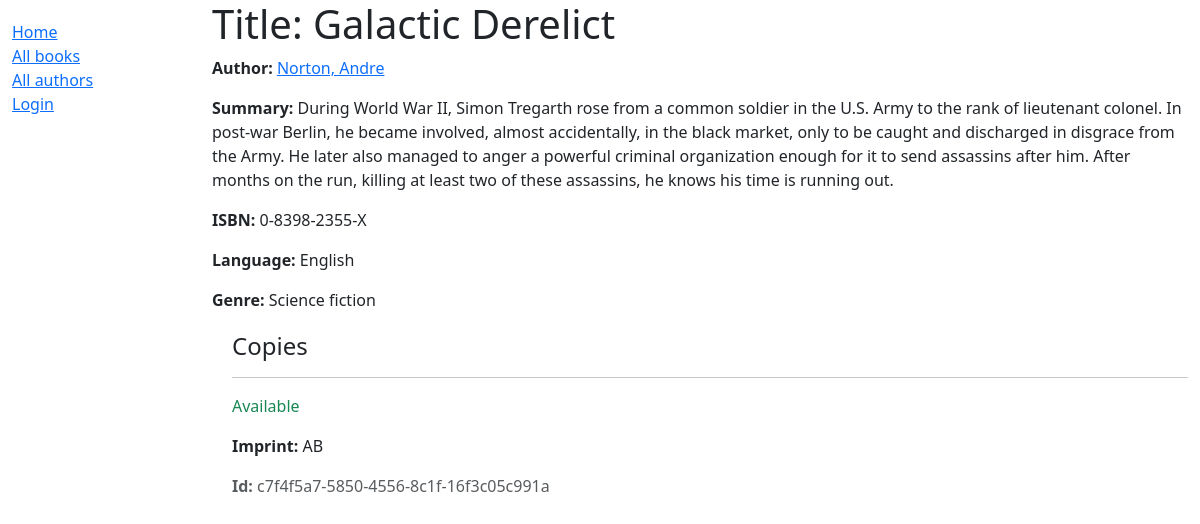
Before: /catalog/books/4 with the older database file.
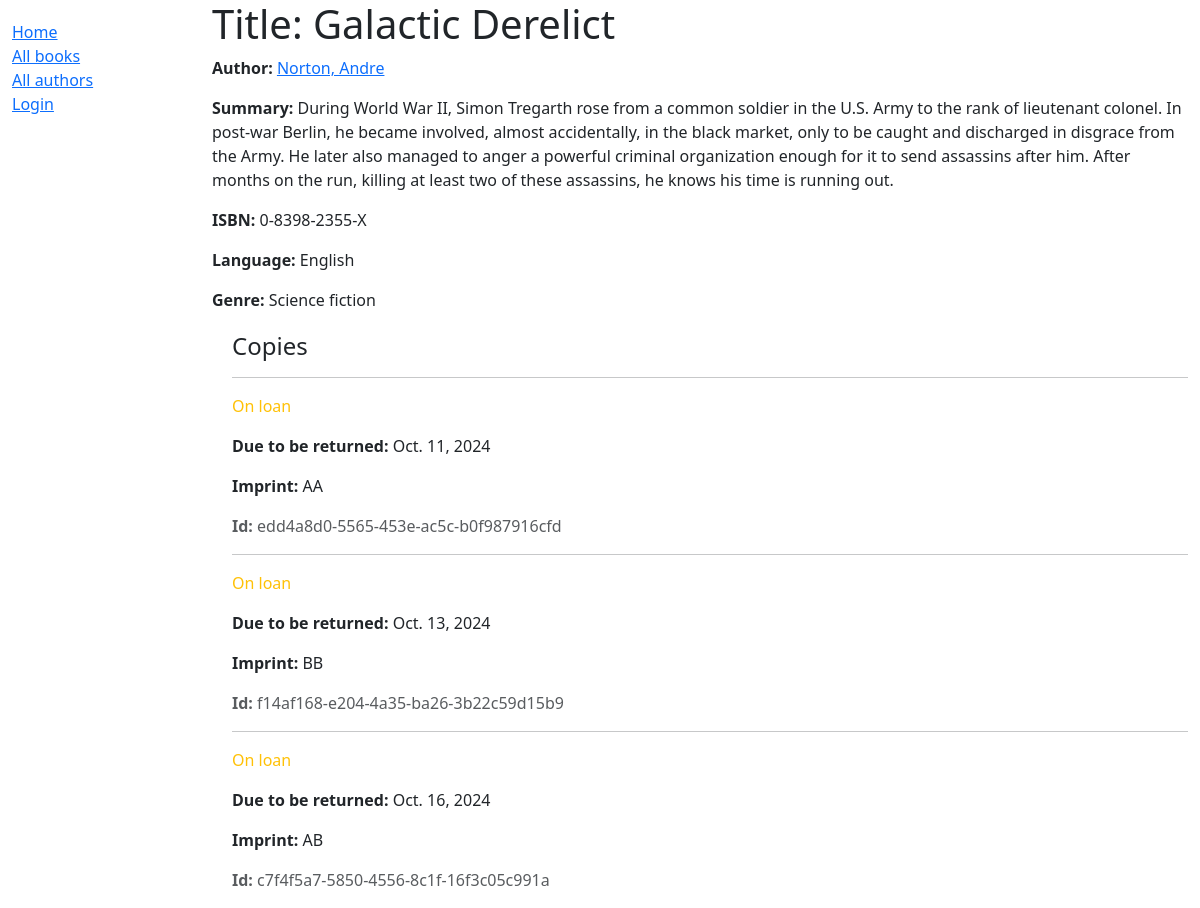
After: the same page with the newer database file.
### catalog/models.py (models this page shows, shortened)
class BookInstance(models.Model):
    id = models.UUIDField(
        primary_key=True,
        default=uuid.uuid4,
        help_text="Unique ID for this particular book"
    )
    book = models.ForeignKey('Book', on_delete=models.RESTRICT, null=True)
    imprint = models.CharField(max_length=200)
    due_back = models.DateField(null=True, blank=True)
    borrower = models.ForeignKey(settings.AUTH_USER_MODEL, on_delete=models.SET_NULL, null=True, blank=True)
    LOAN_STATUS = (
        ('m', 'Maintenance'),
        ('o', 'On loan'),
        ('a', 'Available'),
        ('r', 'Reserved'),
    )
    status = models.CharField(
        max_length=1,
        choices=LOAN_STATUS,
        default='m',
        blank=True,
        help_text='Book availability',
    )
    class Meta:
        ordering = ['due_back']
        permissions = (("can_mark_returned", "Set book as returned"), ("can_renew", "Renew the due_back of a book"))
    def display_author(self):
        return f'{self.book.author.first_name} {self.book.author.last_name}'
    display_author.short_description = "Author"

### catalog/views.py (the view)
# urls.py: path('books/<int:pk>', views.BookDetailView.as_view(), name='book-detail'),
class BookDetailView(generic.DetailView):
    model = Book

### catalog/models.py (called while the page is built)
    def __str__(self):
        return self.name

    def __str__(self):
        return self.name

    def __str__(self):
        return f'{self.last_name}, {self.first_name}'

### catalog/templates/catalog/book_detail.html (shortened to what this page needs)
{% extends "base_generic.html" %}
{% block content %}
<h1>Title: {{ book.title }}</h1>
<p><strong>Author:</strong> <a href="{% url 'author-detail' book.author.id %}">{{ book.author }}</a></p>
<p><strong>Summary:</strong> {{ book.summary }}</p>
<p><strong>ISBN:</strong> {{ book.isbn }}</p>
<p><strong>Language:</strong> {{ book.language }}</p>
<p><strong>Genre:</strong> {{ book.genre.all|join:", " }}</p>
<div style="margin-left:20px;margin-top:20px">
    <h4>Copies</h4>
    {% for copy in book.bookinstance_set.all %}
    <hr />
    <p
        class="{% if copy.status == 'a' %}text-success{% elif copy.status == 'm' %}text-danger{% else %}text-warning{% endif %}">
        {{ copy.get_status_display }}
    </p>
    {% if copy.status != 'a' %}
    <p><strong>Due to be returned:</strong> {{ copy.due_back }}</p>
    {% endif %}
    <p><strong>Imprint:</strong> {{ copy.imprint }}</p>
    <p class="text-muted"><strong>Id:</strong> {{ copy.id }}</p>
    {% endfor %}
</div>
{% endblock %}
{% block sidebar %}
{{ block.super }}
{% endblock sidebar %}

Changed rows visible on the page:
added BookInstance: status "On loan", due_back "Oct. 11, 2024", imprint "AA", id "edd4a8d0-5565-453e-ac5c-b0f987916cfd"
added BookInstance: status "On loan", due_back "Oct. 13, 2024", imprint "BB", id "f14af168-e204-4a35-ba26-3b22c59d15b9"
changed BookInstance "AB": status "Available" → "On loan"; due_back (not shown) → "Oct. 16, 2024"
